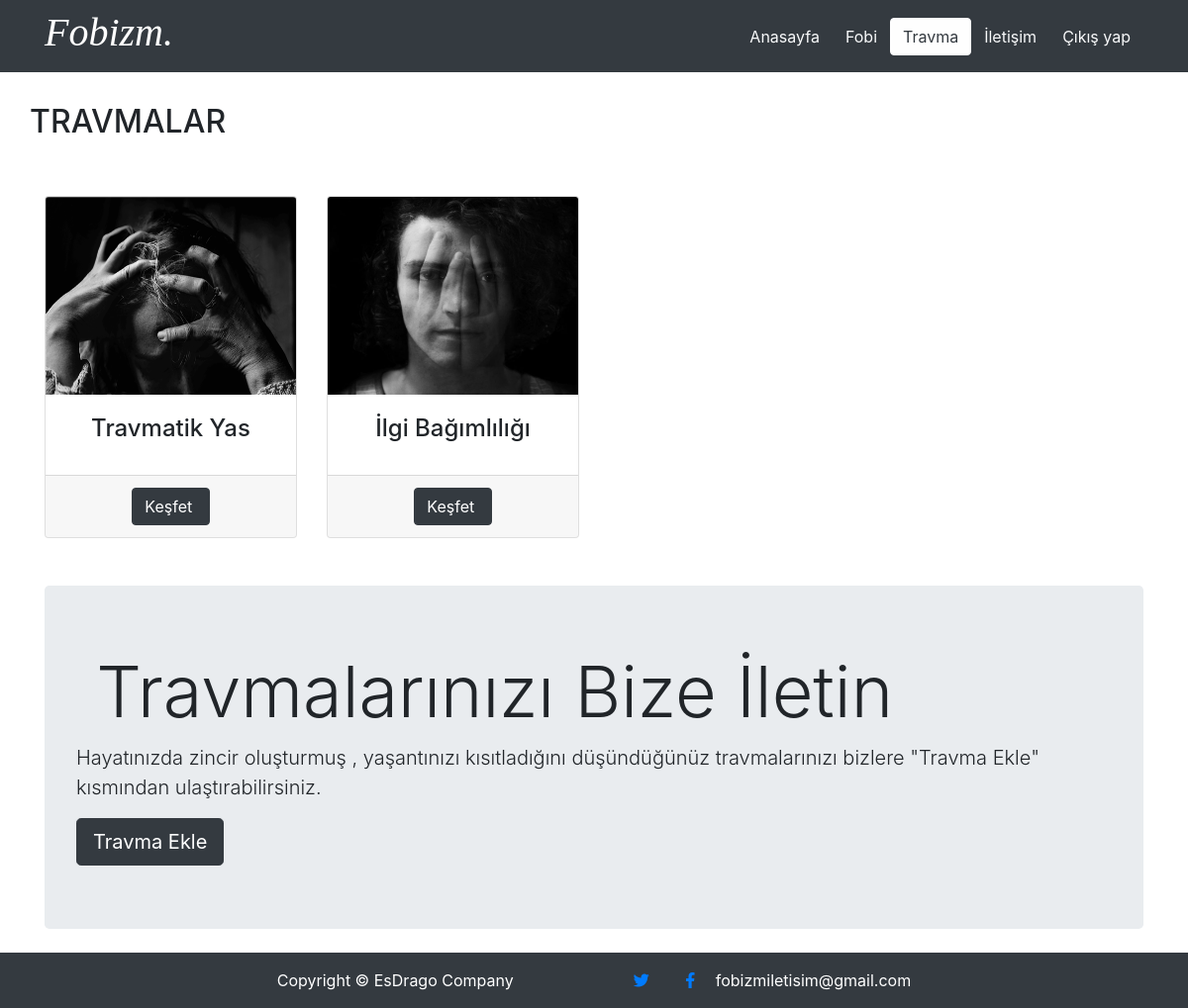
The page /views/travma.php (signed in) on the database its author committed.
### tables this page shows
CREATE TABLE IF NOT EXISTS `mental_issue` (
  `mental_issue_id` int(11) NOT NULL AUTO_INCREMENT,
  `issue_name` text NOT NULL,
  `issue_type_id` text NOT NULL,
  `thumb_img_url` text NOT NULL,
  `description` longtext NOT NULL,
  PRIMARY KEY (`mental_issue_id`)
);

### api/_getMentalIssues.php (called while the page is built, shortened)
<?php
class MentalIssuesHelper
{
    public static function getMentalIssues(int $type = 0)
    {
        $db = DatabaseConnection::getInstance();
        $a = array();
        $data = array();
        if ($type > 0) {
            $query = $db->prepare("    SELECT * FROM mental_issue
                                        JOIN mental_issue_type on mental_issue_type_id = issue_type_id
                                        where issue_type_id = :mental_issue_type_id;");
            $a = array(":mental_issue_type_id" => $type);
        } else {
            $query = $db->prepare("    SELECT * FROM mental_issue
                                        JOIN mental_issue_type on mental_issue_type_id = issue_type_id;");
        }
        if ($query->execute($a)) {
            $data = $query->fetchAll(PDO::FETCH_ASSOC);
        }
        return $data;
}
}

### views/travma.php (the view, shortened to what this page needs)
<!DOCTYPE html>
<html lang="en">
<head>
    <link href="vendor/bootstrap/css/bootstrap.min.css" rel="stylesheet">
    <link href="css/heroic-features.css" rel="stylesheet">
    <link href="vendor/fontawesome-free/css/all.min.css" rel="stylesheet">
</head>
<body>
<?php include "include/bodyheader.php" ?>
<div class="container mt-5">
    <div class="row text-center">
        <h2 style="font-weight: 500;">TRAVMALAR</h2>
    </div>
</div>
<div class="container mt-5">
    <div class="row text-center">
            <?php
            include "../api/_getMentalIssues.php";
            $issues = MentalIssuesHelper::getMentalIssues(2);
            foreach ($issues as $issue){
                $issue_id = $issue['mental_issue_id'];
                $issue_image = $issue['thumb_img_url'];
                $issue_title = $issue['issue_name'];
                echo
               "
                <div class=\"col-lg-3 col-md-6 mb-4\">
                    <div class=\"card h-100\">
                    <img src=\" $issue_image \" alt=\"\" height=\"200\" class=\"card-img-top\">
                    <div class=\"card-body\">
                        <h4 class=\"card-title\"> $issue_title </h4>
                    </div>
                    <div class=\"card-footer\">
                        <a href=\"mental_issue_content.php?issue_id=$issue_id\" class=\"btn btn-dark\">Keşfet&nbsp;</a>
                    </div>
                </div></div>";
            }
            ?>
        </div>
    <section class="jumbotron my-4">
        <h1 class="display-3">&nbsp;Travmalarınızı Bize İletin</h1>
        <p class="lead">Hayatınızda zincir oluşturmuş , yaşantınızı kısıtladığını düşündüğünüz travmalarınızı bizlere "Travma Ekle" kısmından ulaştırabilirsiniz.&nbsp;
        </p>
        <a href="contactform.php" class="btn btn-dark btn-lg">Travma Ekle</a>
    </section>
</div>
    <?php include "include/footer.php" ?>
</body>
</html>

### views/css/heroic-features.css (style rules this page uses)
body { padding-top: 56px; }

### rows shown on the page
mental_issue: thumb_img_url (picture), issue_name "Travmatik Yas"
mental_issue: thumb_img_url (picture), issue_name "İlgi Bağımlılığı"
